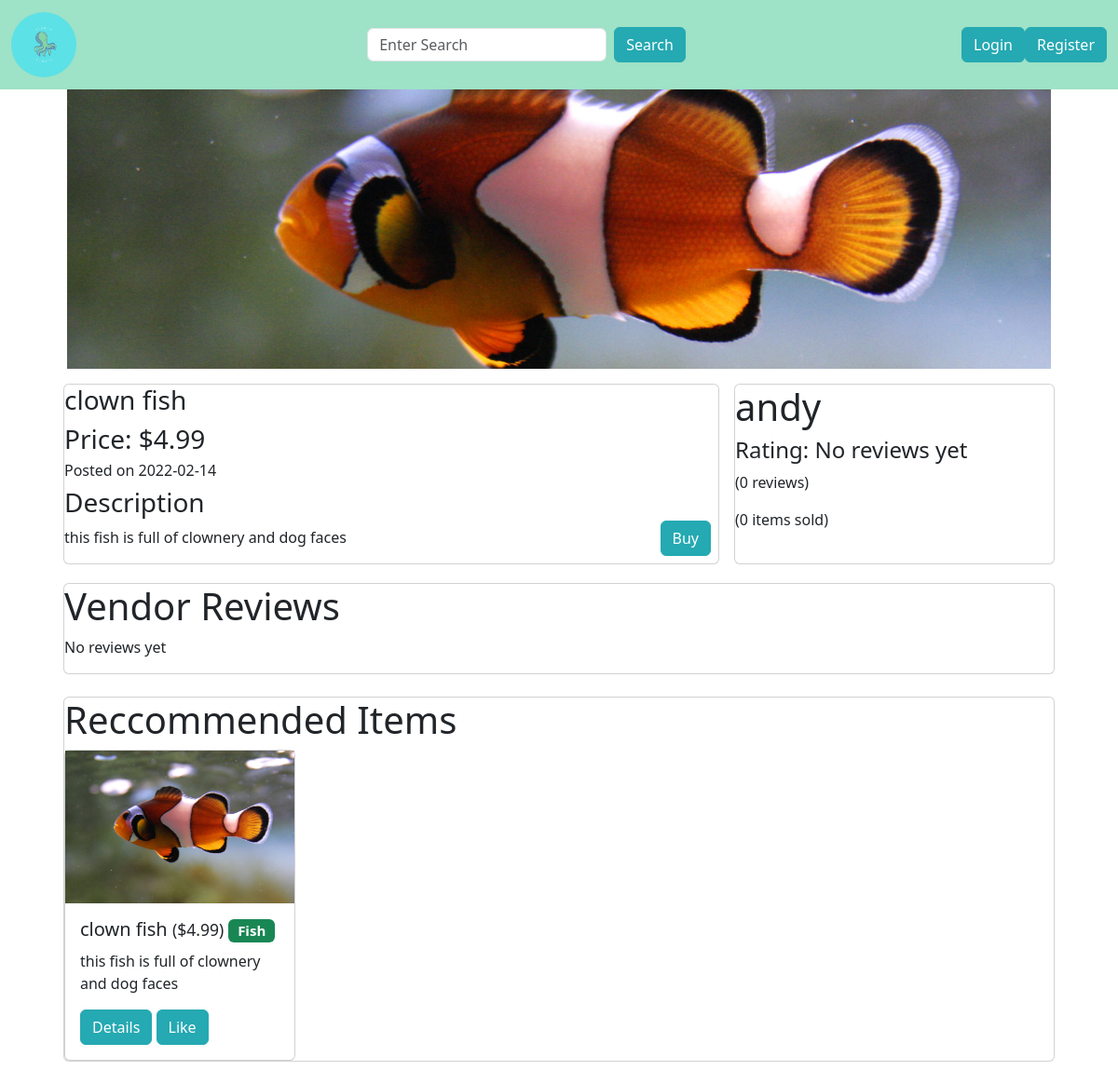
/item/1, run on an earlier commit of the app's database.
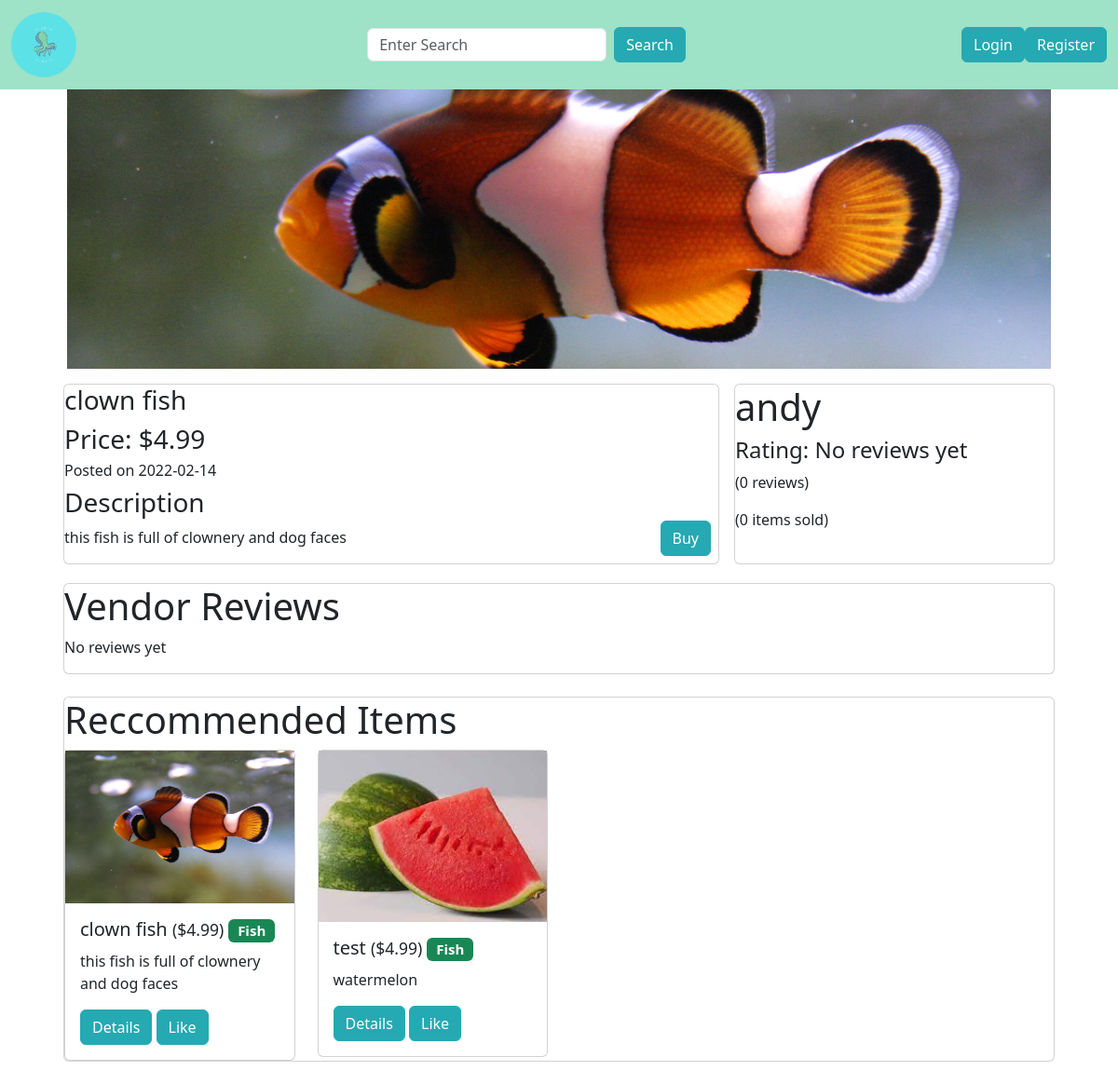
And on a later commit of the database.
### app.py (models this page shows, shortened)
class Item(db.Model):
    __searchable__ = ["name", "description"]
    id = db.Column(db.Integer, primary_key=True)
    user_id = db.Column(db.Integer, db.ForeignKey("user.id"), nullable=False)
    name = db.Column(db.String(100), nullable=False)
    description = db.Column(db.String(500), nullable=False)
    category = db.Column(db.String(20), nullable=True)
    base_price = db.Column(db.Float, nullable=False)
    image_file = db.Column(db.String(200), nullable=False, default="default.jpg")
    date_posted = db.Column(db.DateTime, nullable=False, default=datetime.utcnow)
    likes = db.relationship("ItemLike", backref="item", lazy=True)
    status = db.Column(
        db.String(10), nullable=False, default="available"
    )  # "available" or "sold"
    @property
    def price(self):
        return "{:.2f}".format(self.base_price)

class User(db.Model, UserMixin):
    __searchable__ = ["username", "description"]
    id = db.Column(db.Integer, primary_key=True)
    username = db.Column(db.String(20), unique=True, nullable=False)
    email = db.Column(db.String(120), unique=True, nullable=False)
    description = db.Column(db.String(500), nullable=True)
    image_file = db.Column(db.String(20), nullable=False, default="default.jpg")
    password = db.Column(db.String(60), nullable=False)
    date_joined = db.Column(db.DateTime, nullable=False, default=datetime.utcnow)
    items = db.relationship("Item", backref="author", lazy=True)
    bought = db.relationship(
        "Transaction", foreign_keys="Transaction.user_id", backref="buyer", lazy=True
    )
    sold = db.relationship(
        "Transaction", foreign_keys="Transaction.vendor_id", backref="seller", lazy=True
    )
    reviews = db.relationship(
        "Review", foreign_keys="Review.user_id", backref="author", lazy=True
    )
    reviewed = db.relationship(
        "Review", foreign_keys="Review.recipient_id", backref="getter", lazy=True
    )
    liked = db.relationship(
        "ItemLike", foreign_keys="ItemLike.user_id", backref="user", lazy=True
    )
    following = db.relationship(
        "UserFollow", foreign_keys="UserFollow.user_id", backref="following", lazy=True
    )
    followers = db.relationship(
        "UserFollow",
        foreign_keys="UserFollow.recipient_id",
        backref="follower",
        lazy=True,
    )
    @property
    def ratings(self):
        return len(self.reviewed)
    @property
    def rating(self):
        total = 0
        reviews = self.reviewed
        if reviews:
            for review in reviews:
                total += review.rating
            average = total / len(self.reviewed)
            return "{:.1f}".format(average)
        return "No reviews yet"

### app.py (the view)
@app.route("/item/<int:item_id>")
def render_item(item_id):
    r_items = Item.query.filter_by(status="available").limit(4).all()
    form = SearchForm()
    item = Item.query.filter_by(id=item_id).first()
    vendor = User.query.filter_by(id=item.user_id).first()
    v_sold_count = len(vendor.sold)
    reviews = vendor.reviewed[:4]
    review_authors = [
        User.query.filter_by(id=review.user_id).first() for review in reviews
    ]
    reviews = list(zip(review_authors, reviews))
    if item:
        return render_template(
            "item.html",
            form=form,
            item=item,
            vendor=vendor,
            r_items=r_items,
            v_sold_count=v_sold_count,
            reviews=reviews,
        )

### app.py
class SearchForm(FlaskForm):
    search = StringField(
        validators=[DataRequired()],
        render_kw={"placeholder": "Enter Search", "style": "height: 100%;"},
    )
    submit = SubmitField("Search")

### templates/item.html (shortened to what this page needs)
{% from 'macros/navbar.html' import navbar %}
{% from 'macros/reccommended_items.html' import reccommended_items %}
{% from 'macros/render_review.html' import render_review %}
{% extends 'base.html' %}
{% block content %}
{{ navbar(form, current_user) }}
<div class="container-fluid">
    <div class="row mb-3 mx-5">
        <div class="col-md-12">
            <img src="{{ url_for('static', filename='img/fish/' + item.image_file) }}" alt="insert image"
                style="object-fit: cover; width: 100%; height: 300px;">
        </div>
    </div>
    <div class="row g-3 mx-5">
        <div class="col-md-8">
            <div class="row">
                <div class="col">
                    <div class="card" style="height: 100%;">
                        <div class="row">
                            <div class="col">
                                <h3>{{ item.name }}</h3>
                            </div>
                        </div>
                        <div class="row">
                            <div class="col">
                                <h3>Price: ${{ item.price }}</h3>
                            </div>
                        </div>
                        <div class="row">
                            <div class="col">
                                <h6>Posted on {{ item.date_posted.date() }}</h3>
                            </div>
                        </div>
                        <div class="row">
                            <div class="col">
                                <h3>Description</h3>
                                <p>{{ item.description }}</p>
                            </div>
                            <div class="col">
                                <span style="position: absolute; bottom: 0; right: 0;">
                                    <a href="/buy/{{ item.id }}" role="button"
                                        class="btn btn-primary m-2 {% if item.status=='bought' %}disabled{% endif %}" ">Buy</a>
                                </span>
                            </div>
                        </div>
                    </div>
                </div>
            </div>
        </div>
        <div class="col-md-4">
            <div class="card" style="height: 100%;">
                <h1>{{ vendor.username }}</h1>
                <h4>Rating: {{ vendor.rating }}</h4>
                <p>({{ vendor.ratings }} reviews)</p>
                <p>({{ v_sold_count }} items sold)</p>
            </div>
        </div>
    </div>
    <div class="row my-1 mx-5 g-3">
        <div class="col-md-12">
            <div class="card" style="height: 100%;">
                <h1>Vendor Reviews</h1>
                {% if reviews %}
                {% for review in reviews %}
                {{ render_review(review) }}
                {% endfor %}
                {% else %}
                <p>No reviews yet</p>
                {% endif %}
            </div>
        </div>
    </div>
    <div class="row my-3 mx-5">
        <div class="col-md-12 p-2">
            <div class="card">
                {{ reccommended_items(r_items, current_user) }}
            </div>
        </div>
    </div>
</div>
{% endblock content %}

### templates/macros/navbar.html (shortened to what this page needs)
{% macro navbar(form, current_user) %}
<nav id="top" class="navbar navbar-expand-lg navbar-dark ">
    <div class="container-fluid">
        <a class="navbar-brand" href="/home"><img id="logo" src="/static/img/fish/logo.png"
                alt="Insert Fish E logo"></a>
        <form class="d-flex align-items-center" action="/search" method="get">
            {{ form.search(class_="form-control me-2 align-middle") }}
            {{ form.submit(class_="btn btn-primary") }}
        </form>
        <div class="d-flex align-items-center">
            {% if current_user.is_authenticated %}
            <ul class="list-inline mb-0">
                <li class="list-inline-item"><a href="/myitems"><button class="btn btn-primary">Items</button></a></li>
                <li class="list-inline-item"><a href="/likes"><button class="btn btn-primary">Likes</button></a></li>
                <li class="list-inline-item"><a href="/logout"><button class="btn btn-primary">Logout</button></a></li>
                <li class="list-inline-item"><a href="/profile/{{ current_user.id }}"><img
                    src="{{ url_for('static', filename='img/profile/' + current_user.image_file) }}" alt="pfp"
                    class="rounded-circle" width="38px"></a></li>
            </ul>
        </div>
        {% else %}
        <a href="/login"><button class="btn btn-primary">Login</button></a>
        <a href="/register"><button class="btn btn-primary">Register</button></a>
        {% endif %}
    </div>
    </div>
</nav>
{% endmacro %}

### templates/macros/reccommended_items.html
{% from 'macros/item_card.html' import item_card %}
{% macro reccommended_items(items, current_user) %}
<div class="row">
    <div class="col">
        <div class="row">
            <div class="col">
                <h1>Reccommended Items</h1>
            </div>
        </div>
        <div class="row gy-5">
            {% for item in items %}
            <div class="col-md-3">
                {{ item_card(item, current_user) }}
            </div>
            {% endfor %}
        </div>
    </div>
</div>
{% endmacro %}

### templates/base.html (shortened to what this page needs)
<!doctype html>
<html lang="en">
<head>
    {% block head %}
    {% block styles %}
    {{ bootstrap.load_css() }}
    <link rel="stylesheet" href="{{ url_for('static', filename='style.css') }}">
    {% endblock %}
    {% endblock %}
</head>
<body>
    {% block content %}{% endblock %}
</body>
</html>

### templates/macros/item_card.html (shortened to what this page needs)
{% macro item_card(item, current_user) %}
<div class="card">
    <img src="{{ url_for('static', filename='img/fish/' + item.image_file) }}" alt="insert image"
        style="display: block; max-width: 100%; height: auto;">
    <div class="card-body">
        <h5 class="card-title">{{ item.name }}
            {% if item.status == "bought" %}
            <small>(bought)</small>
            {% else %}
            <small>(${{ item.base_price }})</small>
            {% endif %}
            <span class="badge bg-success">{{ item.category }}</span>
        </h5>
        <p class="card-text">{{ item.description }}</p>
        <a href="/item/{{ item.id }}" class="btn btn-primary">Details</a>
        {% if current_user.is_authenticated %}
        {% if not current_user.has_liked_item(item) %}
        <a href="{{ url_for('like_action', item_id=item.id, action='like') }}" class="btn btn-primary">Like</a>
        {% else %}
        <a href="{{ url_for('like_action', item_id=item.id, action='unlike') }}" class="btn btn-primary">Unlike</a>
        {% endif %}
        {% else %}
        <a href="{{ url_for('like_action', item_id=item.id, action='like') }}" class="btn btn-primary">Like</a>
        {% endif %}
    </div>
</div>
{% endmacro %}

### templates/macros/navbar.html (style rules this page uses)
#top { background-color: #9ee2c7; }
.btn { background-color: #25a9b2; border-color: #25a9b2; }
#logo { border-radius: 50%; width: 70px; height: auto; }

What changed in the data, as far as the page shows it:
added Item: image_file (picture), name "test", base_price "4.99", category "Fish", description "watermelon"
